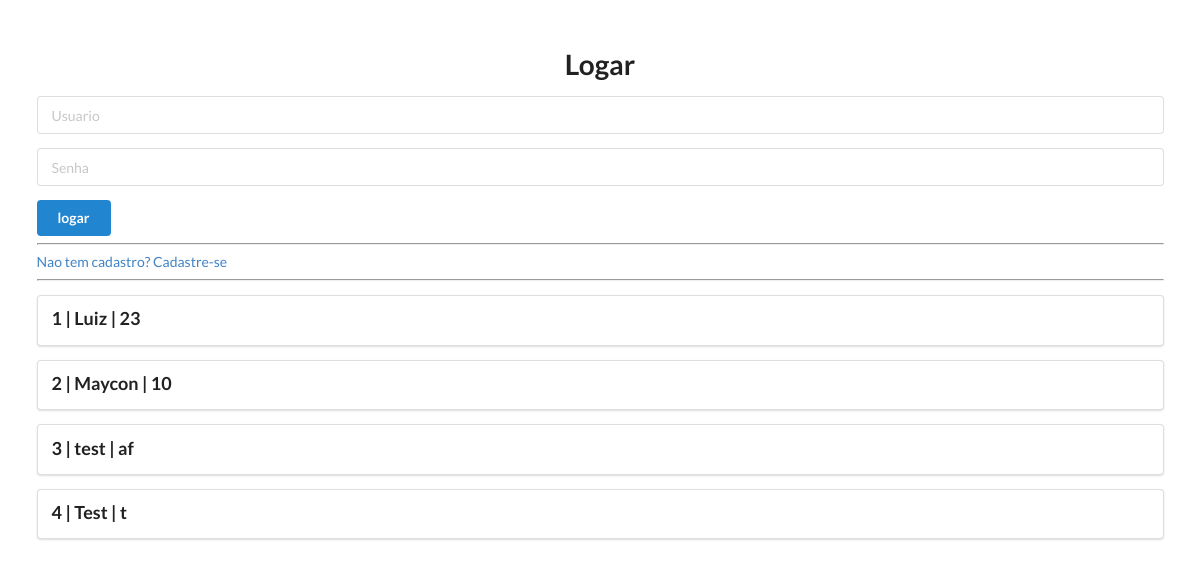
Before: / with the older database file.
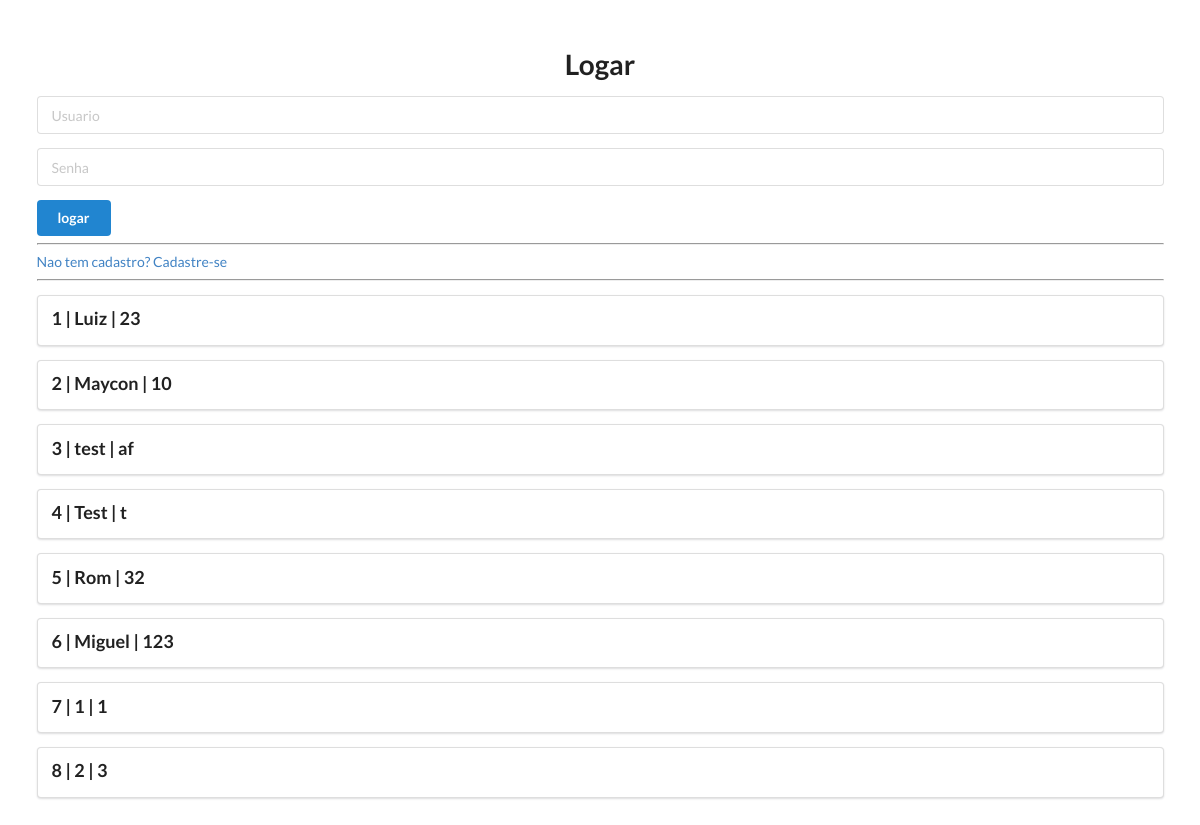
After: the same page with the newer database file.
### models.py (models this page shows)
class User(Base):
    __tablename__ = "Users"
    id = Column(Integer, primary_key=True, index=True)
    user = Column(String, unique=True)
    password = Column(String)
    role = Column(String)

### app.py (the view)
@app.get("/")
def home(request: Request, db: Session = Depends(get_db)):
    users = db.query(models.User).all()
    return templates.TemplateResponse("base.html", {"request": request, "user_list": users})

### templates/base.html (shortened to what this page needs)
<!DOCTYPE html>
<html lang="en">
<head>
    <link rel="stylesheet" href="https://cdn.jsdelivr.net/npm/semantic-ui@2.4.2/dist/semantic.min.css">
</head>
<body>
    <div style="margin-top: 50px;" class="ui container">
        <h1 class="ui center aligned header">Logar</h1>
        <form class="ui form" action="/login" method="post">
            <div class="field">
                <input type="text" name="user" placeholder="Usuario"><br>
            </div>
            <div class="field">
                <input type="password" name="password" placeholder="Senha"><br>
            </div>
            <button class="ui blue button" type="submit">logar</button>
        </form>
        <hr>
        <a href="/cadastro/novousuario">Nao tem cadastro? Cadastre-se</a>
        <hr>
        {% for user in user_list %}
        <div class="ui segment">
            <p class="ui big header">{{ user.id }} | {{ user.user }} | {{ user.password }}</p>
        </div>
        {% endfor %}
    </div>
</body>
</html>

Changed rows visible on the page:
added User: id "5", user "Rom", password "32"
added User: id "6", user "Miguel", password "123"
added User: id "7", user "1", password "1"
added User: id "8", user "2", password "3"
